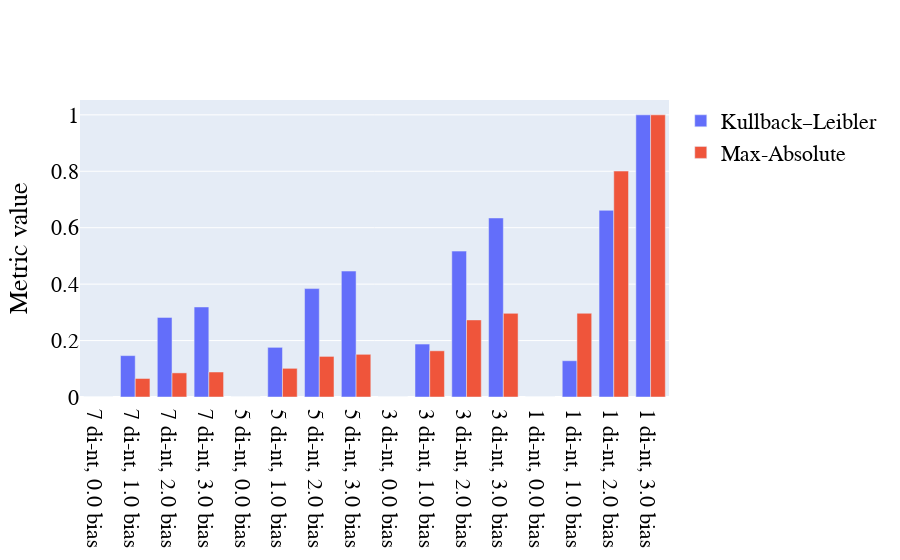

Notebook cell for this chart:
### Code cell
# plot grouped bar chart of the two metrics sorted by degree of bias and number of favored dinucleotides
metrics['bias_degree'] = metrics['bias_degree'].round(2)
metrics['num_favored'] = metrics['num_favored'].astype(str)

fig = go.Figure()

subset_metrics = metrics[
    metrics['num_favored'].isin(['1', '3', '5', '7'])
]
for metric_name in ['Kullback–Leibler ', 'Max-Absolute']: #, 'wasserstein_distance']:
    fig.add_trace(go.Bar(
        x=subset_metrics['num_favored'] + ' di-nt, ' + subset_metrics['bias_degree'].astype(str) + ' bias',
        y=subset_metrics[metric_name],
        name=metric_name
    ))

fig.update_layout(
    yaxis_title='Metric value',
    barmode='group',
    font=dict(
        family="Arial",  # Specify the font family
        size=22,         # Specify the font size
        color="black"    # Specify the font color
    )
)

fig.show()

### Figure 1 — Plotly figure (JSON) as saved in the notebook; plotly's stock layout.template omitted (floating-point values rounded to 4 significant figures)
{"data": [{"name": "Kullback–Leibler ", "type": "bar", "x": ["7 di-nt, 0.0 bias", "7 di-nt, 1.0 bias", "7 di-nt, 2.0 bias", "7 di-nt, 3.0 bias", "5 di-nt, 0.0 bias", "5 di-nt, 1.0 bias", "5 di-nt, 2.0 bias", "5 di-nt, 3.0 bias", "3 di-nt, 0.0 bias", "3 di-nt, 1.0 bias", "3 di-nt, 2.0 bias", "3 di-nt, 3.0 bias", "1 di-nt, 0.0 bias", "1 di-nt, 1.0 bias", "1 di-nt, 2.0 bias", "1 di-nt, 3.0 bias"], "y": [0, 0.1467, 0.2822, 0.3191, 0, 0.176, 0.3843, 0.4463, 0, 0.1877, 0.517, 0.6345, 0, 0.1286, 0.6615, 1]}, {"name": "Max-Absolute", "type": "bar", "x": ["7 di-nt, 0.0 bias", "7 di-nt, 1.0 bias", "7 di-nt, 2.0 bias", "7 di-nt, 3.0 bias", "5 di-nt, 0.0 bias", "5 di-nt, 1.0 bias", "5 di-nt, 2.0 bias", "5 di-nt, 3.0 bias", "3 di-nt, 0.0 bias", "3 di-nt, 1.0 bias", "3 di-nt, 2.0 bias", "3 di-nt, 3.0 bias", "1 di-nt, 0.0 bias", "1 di-nt, 1.0 bias", "1 di-nt, 2.0 bias", "1 di-nt, 3.0 bias"], "y": [0, 0.06564, 0.08548, 0.08862, 0, 0.1016, 0.1439, 0.1513, 0, 0.1637, 0.2732, 0.2964, 0, 0.2967, 0.8007, 1]}], "layout": {"barmode": "group", "font": {"color": "black", "family": "Arial", "size": 22}, "yaxis": {"title": {"text": "Metric value"}}}}
